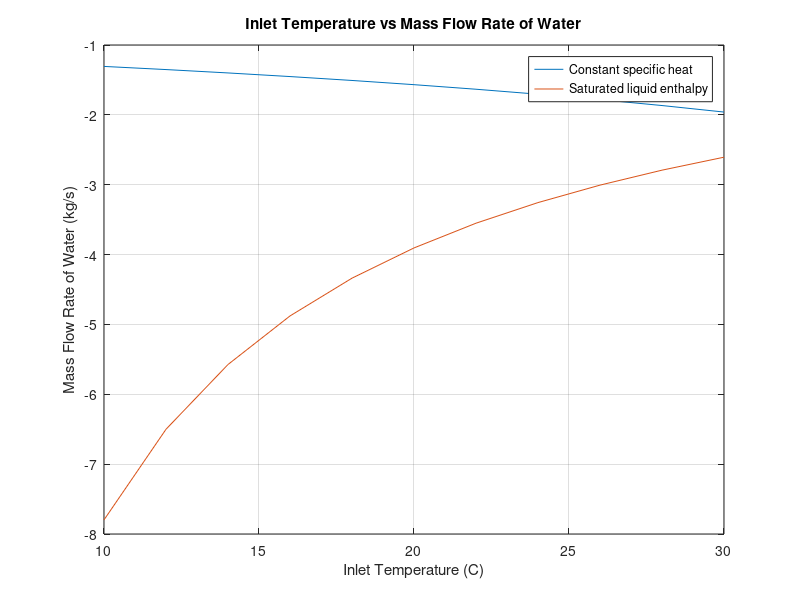

This figure's MATLAB source:
% Name: Omar Ebrahim
% Student ID: 110076575
% Email: ebrahimo@uwindsor.ca
clear; clc;

% This section defines variables for ethylene glycol
c_p_glycol = 2.56; % Defining cp to 2.56 kJ/kg*C
m_dot_glycol = 3.2; % Defining flow rate of 3.2 kg/s
T_in_glycol = 80; % Defining inlet temperature to 80C
T_out_glycol = 40; % Defining outlet temperature to 40C
h_glycol = c_p_glycol * (T_out_glycol - T_in_glycol); % Calculating enthalpy of glycol

% This section defines variables for water
c_p_water = 4.18; % Defining cp to 4.18 kJ/kg*C
T_water_10 = 10; % Defining water temperature at 10C
T_water_15 = 15; % Defining water temperature at 15C
T_water_20 = 20; % Defining water temperature at 20C
T_water_25 = 25; % Defining water temperature at 25C
T_water_30 = 30; % Defining water temperature at 30C
interval = 2; % Defining interval to 2C
% Defining inlet temperature from 10C to 30C in increments of 2C
T_in_water = T_water_10:interval:T_water_30;
T_out_water = 70; % Defining outlet temperature to 70C

% 1) Solving for enthalpy (h) for water analytically
% Solving for enthalpy (h) using h = cp*deltaT = cp(T_out - T_in)
counter = 0; % Intialize counter for the for loop
h_water_analytical = zeros(1); % Intialize results matrix for the for loop
for T_water_analytical = T_in_water
  counter = counter + 1; % Add counter with 1
  h = c_p_water * (T_out_water - T_water_analytical);
  h_water_analytical(counter) = h; % Setting enthalpy value to a matrix
end

% 2) Solving for saturated liquid water enthalpy (h_R) using interpolation
h_R_10 = 42.022; % Enthalpy values for Temperature 10C
h_R_15 = 62.982; % Enthalpy values for Temperature 15C
h_R_20 = 83.915; % Enthalpy values for Temperature 20C
h_R_25 = 104.83; % Enthalpy values for Temperature 25C
h_R_30 = 125.74; % Enthalpy values for Temperature 30C
counter = 0; % Intialize counter for the for loop
h_R_water = zeros(1); % Intialize results matrix for the for loop

% This for loop calculates the interpolated enthalphy values of water
for T_water_interpolated = T_in_water
  counter = counter + 1; % Add counter with 1

  if T_water_interpolated == 10 % If temperature is 10C
    h = h_R_10; % Set enthalpy value to 42.022
    h_R_water(counter) = h; % Setting enthalpy value to a matrix
    continue % Skip to next iteration
  end

  % If temperature is between 10C and 15C
  if 10 < T_water_interpolated && T_water_interpolated < 15
    % Calculating temperature interpolation factor from (mid - low)/(high - low)
    T_interpolation_factor = (T_water_interpolated - T_water_10) ...
                             /(T_water_15 - T_water_10);
    % Interpolating for the enthalpy value (h)
    h = (h_R_15 - h_R_10) * T_interpolation_factor + h_R_10;
    h_R_water(counter) = h; % Setting interpolated value to a matrix
    continue % Skip to next iteration
  end

  % if temperature is between 15C and 20C
  if 15 < T_water_interpolated && T_water_interpolated < 20 % If temperature is 15C
    % Calculating temperature interpolation factor from (mid - low)/(high - low)
    T_interpolation_factor = (T_water_interpolated - T_water_15) ...
                             /(T_water_20 - T_water_15);
    % Interpolating for the enthalpy value (h)
    h = (h_R_20 - h_R_15) * T_interpolation_factor + h_R_15;
    h_R_water(counter) = h; % Setting interpolated value to a matrix
    continue % Skip to next iteration
  end

  if T_water_interpolated == 20 % If temperature is 20C
    h = h_R_20; % Set enthalpy value to 83.915
    h_R_water(counter) = h; % Setting enthalpy value to a matrix
    continue % Skip to next iteration
  end

  % if temperature is between 20C and 25C
  if 20 < T_water_interpolated && T_water_interpolated < 25 % If temperature is 15C
    % Calculating temperature interpolation factor from (mid - low)/(high - low)
    T_interpolation_factor = (T_water_interpolated - T_water_20) ...
                             /(T_water_25 - T_water_20);
    % Interpolating for the enthalpy value (h)
    h = (h_R_25 - h_R_20) * T_interpolation_factor + h_R_20;
    h_R_water(counter) = h; % Setting interpolated value to a matrix
    continue % Skip to next iteration
  end

  % if temperature is between 25C and 30C
   if 25 < T_water_interpolated && T_water_interpolated < 30 % If temperature is 15C
    % Calculating temperature interpolation factor from (mid - low)/(high - low)
    T_interpolation_factor = (T_water_interpolated - T_water_25) ...
                             /(T_water_30 - T_water_25);
    % Interpolating for the enthalpy value (h)
    h = (h_R_30 - h_R_25) * T_interpolation_factor + h_R_25;
    h_R_water(counter) = h; % Setting interpolated value to a matrix
    continue % Skip to next iteration
  end


  if T_water_interpolated == 30 % If temperature is 30C
    h = h_R_30; % Set enthalpy value to 125.74
    h_R_water(counter) = h; % Setting enthalpy value to a matrix
    continue % Skip to next iteration
  end
end

% Calculating the mass flow rate of water from analytical enthalpy
m_dot_water_analytical = m_dot_glycol * h_glycol ./ h_water_analytical;
% Calculating the mass flow rate of water from interpolated enthalpy
m_dot_water_interpolated = m_dot_glycol * h_glycol ./ h_R_water;

% Plotting inlet temperature vs mass flow rate of water
plot(T_in_water, m_dot_water_analytical); % Plotting analytical values
hold on; % Hold on to plot the next graph
plot(T_in_water, m_dot_water_interpolated); % Plotting interpolated values
hold off; % Turn off hold
title('Inlet Temperature vs Mass Flow Rate of Water'); % Setting title
xlabel('Inlet Temperature (C)'); % Setting x-axis label
ylabel('Mass Flow Rate of Water (kg/s)'); % Setting y-axis label
legend('Constant specific heat', 'Saturated liquid enthalpy'); % Setting legend
grid on; % Turning on grid

% Outputting data to a data ledger
fprintf(['\tInlet Temperature (C)  \t\t\tMass Flow Rate of Water Constant Specific ' ...
    'Heat (kg/s)  \t\tMass Flow Rate of Water Saturated Liquid Enthalpy (kg/s)\n']);
fprintf(['---------------------------------------------------------------------' ...
    '---------------------------------------------------------------' ...
    '----------------------------------------------\n']);
for i = 1:length(T_in_water)
  fprintf('%20.2f  %56.2f  %64.2f\n', T_in_water(i), m_dot_water_analytical(i), ...
          m_dot_water_interpolated(i));
end
